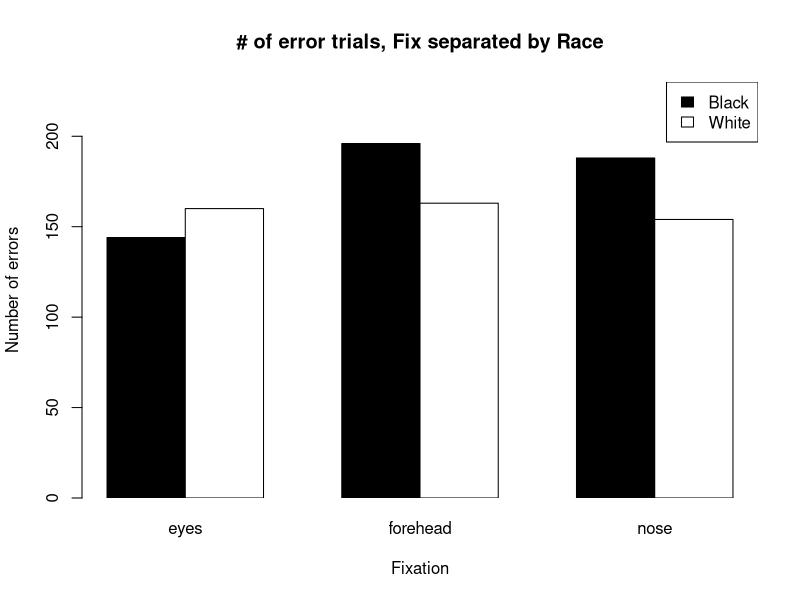
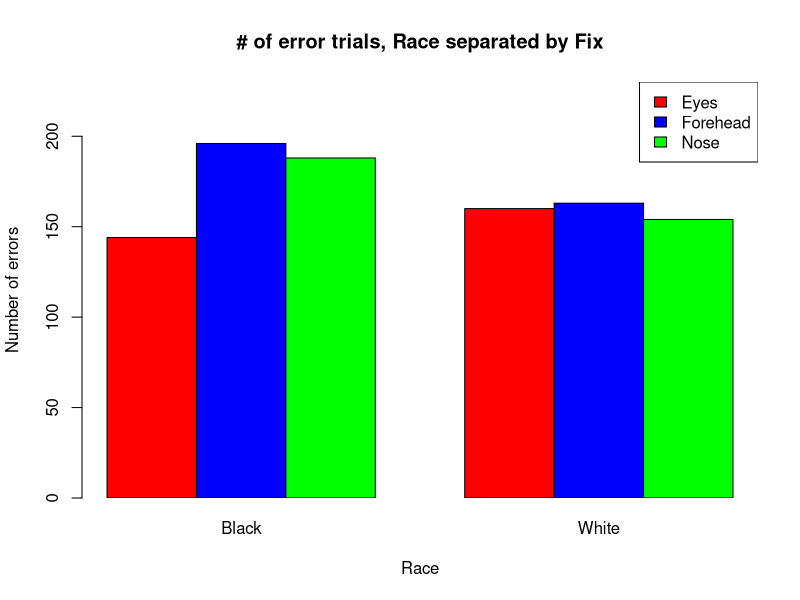

R code for these plots, in order:
#Looks at block 3 data from behavioral pilot data
#Within subjects ANOVA shows main effect of race, qualified by Race*Fix interaction

#read in cleaned data set
dat = read.delim("CleanedPilotData.txt", header = T, stringsAsFactors=F)

Block3dat = dat[dat$Block == 3,]

#isolate error trials
Block3err = Block3dat[Block3dat$Error ==1,]

#to find number of error trials in Black vs White trials
count= tapply(Block3dat$Trial, INDEX=list(Block3dat$Error, Block3dat$Race, Block3dat$Fix), FUN= length)

#find number of trials separated race x fix (looking only at error trials)
err= tapply(Block3err$Trial, INDEX=list(Block3err$Race, Block3err$Fix), FUN= length)

err2= tapply(Block3err$Trial, INDEX=list(Block3err$Fix, Block3err$Race), FUN= length)

#fixation separated by race
barplot(err, main="# of error trials, Fix separated by Race",
        xlab="Fixation", col=c("black","white"),
        ylab="Number of errors",
        ylim= c(0,230),
        beside=TRUE, xpd=FALSE)
legend("topright",
       legend= c("Black", "White"),
       fill= c("black","white"))

#race separated by fixation
barplot(err2, main="# of error trials, Race separated by Fix",
        xlab="Race", col=c("red","blue", "green"),
        ylab="Number of errors",
        names.arg= c("Black","White"),
        ylim= c(0,230),
        beside=TRUE, xpd=FALSE)
legend("topright",
  legend= c("Eyes", "Forehead", "Nose"),
  fill= c("red", "blue", "green"))

#change dichotomous variables to factors so that they are identified as two separate levels?
#ie race, error, etc
#example: Block3dat$Error = factor(Block3dat$Error)
#summary() of facotrs will give you levels of factors and how many are in each level (frequencies of levels)



